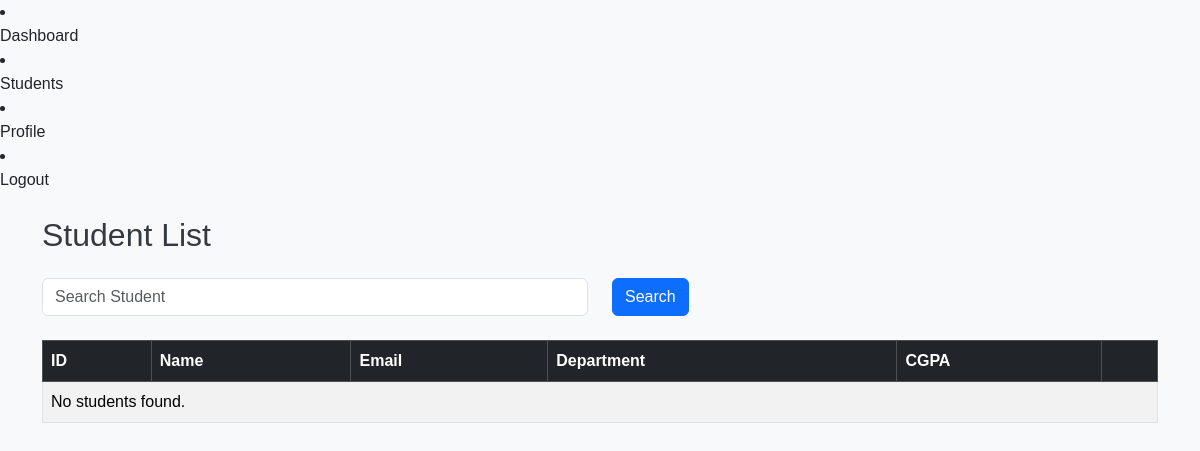
The page /students/students/ (signed in) on the database as committed earlier.
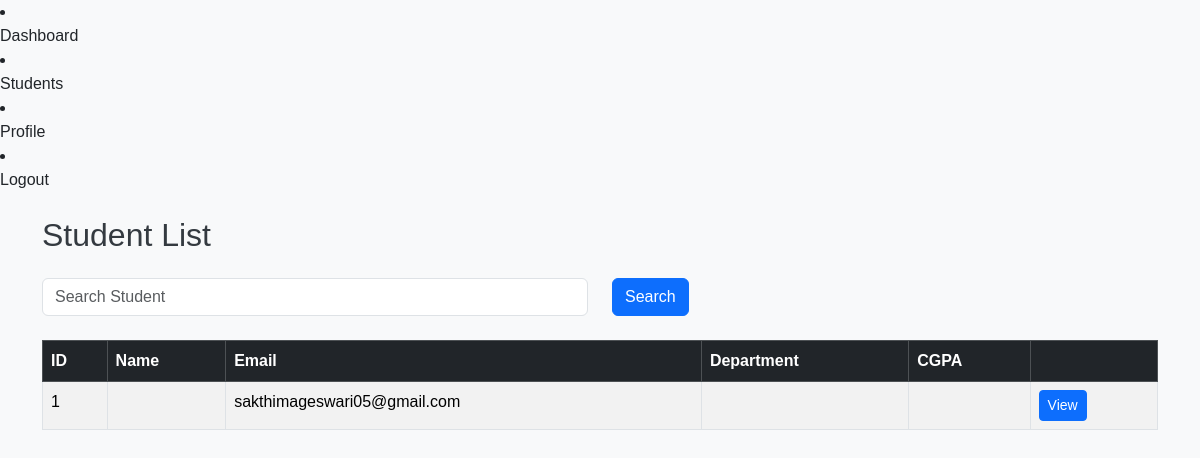
The same page on the database as committed later.
### students/models.py (models this page shows, shortened)
class Student(models.Model):
    GENDER_CHOICES = (
        ('Male', 'Male'),
        ('Female', 'Female'),
        ('Other', 'Other')
    )
    user = models.OneToOneField(settings.AUTH_USER_MODEL, on_delete=models.CASCADE, related_name="student_profile")
    dob = models.DateField()
    gender = models.CharField(max_length=10, choices=GENDER_CHOICES, default='Male')
    cgpa = models.DecimalField(max_digits=3, decimal_places=2)
    photo = models.ImageField(upload_to='students/', null=True, blank=True)
    department = models.ForeignKey(Department, on_delete=models.CASCADE, related_name='students')
    courses = models.ManyToManyField(Course, blank=True)
    created_at = models.DateTimeField(auto_now_add=True)
    updated_at = models.DateTimeField(auto_now=True)

### accounts/models.py (models this page shows, shortened)
class CustomUser(AbstractUser):
    ROLE_CHOICES=(
        ('ADMIN','Admin'),
        ('STUDENT','Student'),
        ('TEACHER','Teacher')
    )
    phone=models.CharField(max_length=20,blank=True)
    profile_picture=models.ImageField(upload_to='profile_pictures',blank=True,null=True)
    role=models.CharField(max_length=20,choices=ROLE_CHOICES,default='STUDENT')

### students/views.py (the view)
# urls.py: path("students/", StudentListView.as_view(), name="student_list"),
class StudentListView(LoginRequiredMixin, ListView):
    model = Student
    template_name = "students/student_list.html"
    context_object_name = "students"
    def get_queryset(self):
        queryset = Student.objects.select_related(
            "user",
            "department"
        ).prefetch_related("courses")
        search = self.request.GET.get("search")
        if search:
            queryset = queryset.filter(
                user__first_name__icontains=search
            )
        return queryset.order_by("user__first_name")
    def get_context_data(self, **kwargs):
        context = super().get_context_data(**kwargs)
        context["search"] = self.request.GET.get("search", "")
        return context

### templates/students/student_list.html (shortened to what this page needs)
{% extends "base.html" %}
{% block content %}
<h2 class="mb-4">
    Student List
</h2>
<form method="GET">
<div class="row">
<div class="col-md-6">
<input
type="text"
name="search"
class="form-control"
placeholder="Search Student"
value="{{ search }}">
</div>
<div class="col-md-2">
<button
class="btn btn-primary">
Search
</button>
</div>
</div>
</form>
<br>
<table class="table table-bordered table-striped">
    <thead class="table-dark">
        <tr>
            <th>ID</th>
            <th>Name</th>
            <th>Email</th>
            <th>Department</th>
            <th>CGPA</th>
            <th></th>
        </tr>
    </thead>
    <tbody>
    {% for student in students %}
        <tr>
            <td>{{ student.id }}</td>
            <td>{{ student.user.get_full_name }}</td>
            <td>{{ student.user.email }}</td>
            <td>{{ student.user.department }}</td>
            <td>{{ student.user.cgpa }}</td>
         <td>
<a
href="{% url 'student_detail' student.id %}"
class="btn btn-primary btn-sm">
View
</a>
</td>
        </tr>
    {% empty %}
        <tr>
            <td colspan="6">
                No students found.
            </td>
        </tr>
    {% endfor %}
    </tbody>
</table>
{% endblock %}

Rows that differ between the two databases and show on the page:
added Student: id "1", user.email "sakthimageswari05@gmail.com"
Other text that changed with them:
text no longer shown: "No students found."
